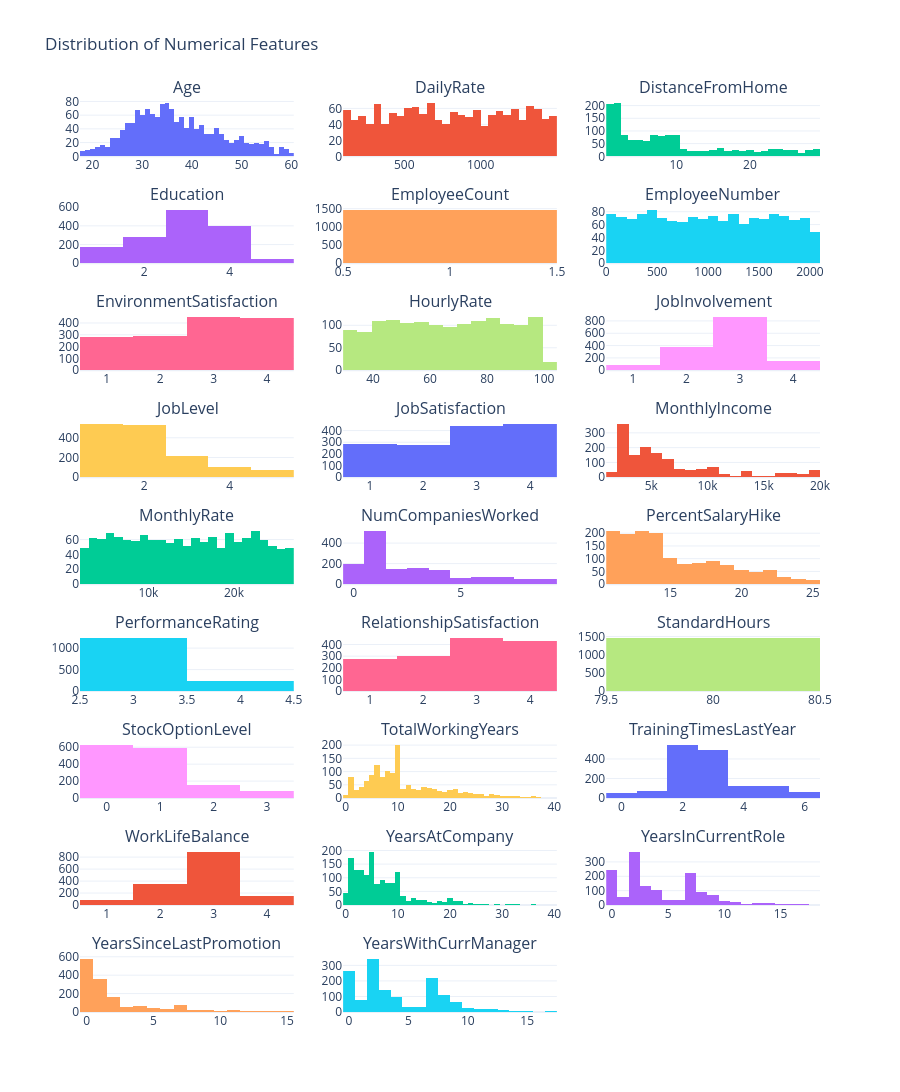

The notebook cell this image was saved under:
### Code cell
from plotly.subplots import make_subplots
import plotly.graph_objects as go

rows = 9
cols = 3

fig = make_subplots(
    rows=rows,
    cols=cols,
    subplot_titles=numerical_columns
)

for index, column in enumerate(numerical_columns):

    r = index // cols + 1
    c = index % cols + 1

    fig.add_trace(
        go.Histogram(
            x=df[column],
            showlegend=False
        ),
        row=r,
        col=c
    )

fig.update_layout(
    height=2600,
    title="Distribution of Numerical Features"
)

fig.show()

### Figure 1 — Plotly figure (JSON) as saved in the notebook; plotly's stock layout.template omitted (floating-point values rounded to 4 significant figures; data arrays with more than 128 entries replaced by an {"elided": "..."} marker saying what was removed)
{"data": [{"showlegend": false, "type": "histogram", "x": {"elided": "1470 int values"}, "xaxis": "x", "yaxis": "y"}, {"showlegend": false, "type": "histogram", "x": {"elided": "1470 int values"}, "xaxis": "x2", "yaxis": "y2"}, {"showlegend": false, "type": "histogram", "x": {"elided": "1470 int values"}, "xaxis": "x3", "yaxis": "y3"}, {"showlegend": false, "type": "histogram", "x": {"elided": "1470 int values"}, "xaxis": "x4", "yaxis": "y4"}, {"showlegend": false, "type": "histogram", "x": {"elided": "1470 int values"}, "xaxis": "x5", "yaxis": "y5"}, {"showlegend": false, "type": "histogram", "x": {"elided": "1470 int values"}, "xaxis": "x6", "yaxis": "y6"}, {"showlegend": false, "type": "histogram", "x": {"elided": "1470 int values"}, "xaxis": "x7", "yaxis": "y7"}, {"showlegend": false, "type": "histogram", "x": {"elided": "1470 int values"}, "xaxis": "x8", "yaxis": "y8"}, {"showlegend": false, "type": "histogram", "x": {"elided": "1470 int values"}, "xaxis": "x9", "yaxis": "y9"}, {"showlegend": false, "type": "histogram", "x": {"elided": "1470 int values"}, "xaxis": "x10", "yaxis": "y10"}, {"showlegend": false, "type": "histogram", "x": {"elided": "1470 int values"}, "xaxis": "x11", "yaxis": "y11"}, {"showlegend": false, "type": "histogram", "x": {"elided": "1470 int values"}, "xaxis": "x12", "yaxis": "y12"}, {"showlegend": false, "type": "histogram", "x": {"elided": "1470 int values"}, "xaxis": "x13", "yaxis": "y13"}, {"showlegend": false, "type": "histogram", "x": {"elided": "1470 int values"}, "xaxis": "x14", "yaxis": "y14"}, {"showlegend": false, "type": "histogram", "x": {"elided": "1470 int values"}, "xaxis": "x15", "yaxis": "y15"}, {"showlegend": false, "type": "histogram", "x": {"elided": "1470 int values"}, "xaxis": "x16", "yaxis": "y16"}, {"showlegend": false, "type": "histogram", "x": {"elided": "1470 int values"}, "xaxis": "x17", "yaxis": "y17"}, {"showlegend": false, "type": "histogram", "x": {"elided": "1470 int values"}, "xaxis": "x18", "yaxis": "y18"}, {"showlegend": false, "type": "histogram", "x": {"elided": "1470 int values"}, "xaxis": "x19", "yaxis": "y19"}, {"showlegend": false, "type": "histogram", "x": {"elided": "1470 int values"}, "xaxis": "x20", "yaxis": "y20"}, {"showlegend": false, "type": "histogram", "x": {"elided": "1470 int values"}, "xaxis": "x21", "yaxis": "y21"}, {"showlegend": false, "type": "histogram", "x": {"elided": "1470 int values"}, "xaxis": "x22", "yaxis": "y22"}, {"showlegend": false, "type": "histogram", "x": {"elided": "1470 int values"}, "xaxis": "x23", "yaxis": "y23"}, {"showlegend": false, "type": "histogram", "x": {"elided": "1470 int values"}, "xaxis": "x24", "yaxis": "y24"}, {"showlegend": false, "type": "histogram", "x": {"elided": "1470 int values"}, "xaxis": "x25", "yaxis": "y25"}, {"showlegend": false, "type": "histogram", "x": {"elided": "1470 int values"}, "xaxis": "x26", "yaxis": "y26"}], "layout": {"annotations": [{"font": {"size": 16}, "showarrow": false, "text": "Age", "x": 0.1444, "xanchor": "center", "xref": "paper", "y": 1, "yanchor": "bottom", "yref": "paper"}, {"font": {"size": 16}, "showarrow": false, "text": "DailyRate", "x": 0.5, "xanchor": "center", "xref": "paper", "y": 1, "yanchor": "bottom", "yref": "paper"}, {"font": {"size": 16}, "showarrow": false, "text": "DistanceFromHome", "x": 0.8556, "xanchor": "center", "xref": "paper", "y": 1, "yanchor": "bottom", "yref": "paper"}, {"font": {"size": 16}, "showarrow": false, "text": "Education", "x": 0.1444, "xanchor": "center", "xref": "paper", "y": 0.8827, "yanchor": "bottom", "yref": "paper"}, {"font": {"size": 16}, "showarrow": false, "text": "EmployeeCount", "x": 0.5, "xanchor": "center", "xref": "paper", "y": 0.8827, "yanchor": "bottom", "yref": "paper"}, {"font": {"size": 16}, "showarrow": false, "text": "EmployeeNumber", "x": 0.8556, "xanchor": "center", "xref": "paper", "y": 0.8827, "yanchor": "bottom", "yref": "paper"}, {"font": {"size": 16}, "showarrow": false, "text": "EnvironmentSatisfaction", "x": 0.1444, "xanchor": "center", "xref": "paper", "y": 0.7654, "yanchor": "bottom", "yref": "paper"}, {"font": {"size": 16}, "showarrow": false, "text": "HourlyRate", "x": 0.5, "xanchor": "center", "xref": "paper", "y": 0.7654, "yanchor": "bottom", "yref": "paper"}, {"font": {"size": 16}, "showarrow": false, "text": "JobInvolvement", "x": 0.8556, "xanchor": "center", "xref": "paper", "y": 0.7654, "yanchor": "bottom", "yref": "paper"}, {"font": {"size": 16}, "showarrow": false, "text": "JobLevel", "x": 0.1444, "xanchor": "center", "xref": "paper", "y": 0.6481, "yanchor": "bottom", "yref": "paper"}, {"font": {"size": 16}, "showarrow": false, "text": "JobSatisfaction", "x": 0.5, "xanchor": "center", "xref": "paper", "y": 0.6481, "yanchor": "bottom", "yref": "paper"}, {"font": {"size": 16}, "showarrow": false, "text": "MonthlyIncome", "x": 0.8556, "xanchor": "center", "xref": "paper", "y": 0.6481, "yanchor": "bottom", "yref": "paper"}, {"font": {"size": 16}, "showarrow": false, "text": "MonthlyRate", "x": 0.1444, "xanchor": "center", "xref": "paper", "y": 0.5309, "yanchor": "bottom", "yref": "paper"}, {"font": {"size": 16}, "showarrow": false, "text": "NumCompaniesWorked", "x": 0.5, "xanchor": "center", "xref": "paper", "y": 0.5309, "yanchor": "bottom", "yref": "paper"}, {"font": {"size": 16}, "showarrow": false, "text": "PercentSalaryHike", "x": 0.8556, "xanchor": "center", "xref": "paper", "y": 0.5309, "yanchor": "bottom", "yref": "paper"}, {"font": {"size": 16}, "showarrow": false, "text": "PerformanceRating", "x": 0.1444, "xanchor": "center", "xref": "paper", "y": 0.4136, "yanchor": "bottom", "yref": "paper"}, {"font": {"size": 16}, "showarrow": false, "text": "RelationshipSatisfaction", "x": 0.5, "xanchor": "center", "xref": "paper", "y": 0.4136, "yanchor": "bottom", "yref": "paper"}, {"font": {"size": 16}, "showarrow": false, "text": "StandardHours", "x": 0.8556, "xanchor": "center", "xref": "paper", "y": 0.4136, "yanchor": "bottom", "yref": "paper"}, {"font": {"size": 16}, "showarrow": false, "text": "StockOptionLevel", "x": 0.1444, "xanchor": "center", "xref": "paper", "y": 0.2963, "yanchor": "bottom", "yref": "paper"}, {"font": {"size": 16}, "showarrow": false, "text": "TotalWorkingYears", "x": 0.5, "xanchor": "center", "xref": "paper", "y": 0.2963, "yanchor": "bottom", "yref": "paper"}, {"font": {"size": 16}, "showarrow": false, "text": "TrainingTimesLastYear", "x": 0.8556, "xanchor": "center", "xref": "paper", "y": 0.2963, "yanchor": "bottom", "yref": "paper"}, {"font": {"size": 16}, "showarrow": false, "text": "WorkLifeBalance", "x": 0.1444, "xanchor": "center", "xref": "paper", "y": 0.179, "yanchor": "bottom", "yref": "paper"}, {"font": {"size": 16}, "showarrow": false, "text": "YearsAtCompany", "x": 0.5, "xanchor": "center", "xref": "paper", "y": 0.179, "yanchor": "bottom", "yref": "paper"}, {"font": {"size": 16}, "showarrow": false, "text": "YearsInCurrentRole", "x": 0.8556, "xanchor": "center", "xref": "paper", "y": 0.179, "yanchor": "bottom", "yref": "paper"}, {"font": {"size": 16}, "showarrow": false, "text": "YearsSinceLastPromotion", "x": 0.1444, "xanchor": "center", "xref": "paper", "y": 0.06173, "yanchor": "bottom", "yref": "paper"}, {"font": {"size": 16}, "showarrow": false, "text": "YearsWithCurrManager", "x": 0.5, "xanchor": "center", "xref": "paper", "y": 0.06173, "yanchor": "bottom", "yref": "paper"}], "height": 2600, "title": {"text": "Distribution of Numerical Features"}, "xaxis": {"anchor": "y", "domain": [0, 0.2889]}, "xaxis10": {"anchor": "y10", "domain": [0, 0.2889]}, "xaxis11": {"anchor": "y11", "domain": [0.3556, 0.6444]}, "xaxis12": {"anchor": "y12", "domain": [0.7111, 1]}, "xaxis13": {"anchor": "y13", "domain": [0, 0.2889]}, "xaxis14": {"anchor": "y14", "domain": [0.3556, 0.6444]}, "xaxis15": {"anchor": "y15", "domain": [0.7111, 1]}, "xaxis16": {"anchor": "y16", "domain": [0, 0.2889]}, "xaxis17": {"anchor": "y17", "domain": [0.3556, 0.6444]}, "xaxis18": {"anchor": "y18", "domain": [0.7111, 1]}, "xaxis19": {"anchor": "y19", "domain": [0, 0.2889]}, "xaxis2": {"anchor": "y2", "domain": [0.3556, 0.6444]}, "xaxis20": {"anchor": "y20", "domain": [0.3556, 0.6444]}, "xaxis21": {"anchor": "y21", "domain": [0.7111, 1]}, "xaxis22": {"anchor": "y22", "domain": [0, 0.2889]}, "xaxis23": {"anchor": "y23", "domain": [0.3556, 0.6444]}, "xaxis24": {"anchor": "y24", "domain": [0.7111, 1]}, "xaxis25": {"anchor": "y25", "domain": [0, 0.2889]}, "xaxis26": {"anchor": "y26", "domain": [0.3556, 0.6444]}, "xaxis27": {"anchor": "y27", "domain": [0.7111, 1]}, "xaxis3": {"anchor": "y3", "domain": [0.7111, 1]}, "xaxis4": {"anchor": "y4", "domain": [0, 0.2889]}, "xaxis5": {"anchor": "y5", "domain": [0.3556, 0.6444]}, "xaxis6": {"anchor": "y6", "domain": [0.7111, 1]}, "xaxis7": {"anchor": "y7", "domain": [0, 0.2889]}, "xaxis8": {"anchor": "y8", "domain": [0.3556, 0.6444]}, "xaxis9": {"anchor": "y9", "domain": [0.7111, 1]}, "yaxis": {"anchor": "x", "domain": [0.9383, 1]}, "yaxis10": {"anchor": "x10", "domain": [0.5864, 0.6481]}, "yaxis11": {"anchor": "x11", "domain": [0.5864, 0.6481]}, "yaxis12": {"anchor": "x12", "domain": [0.5864, 0.6481]}, "yaxis13": {"anchor": "x13", "domain": [0.4691, 0.5309]}, "yaxis14": {"anchor": "x14", "domain": [0.4691, 0.5309]}, "yaxis15": {"anchor": "x15", "domain": [0.4691, 0.5309]}, "yaxis16": {"anchor": "x16", "domain": [0.3519, 0.4136]}, "yaxis17": {"anchor": "x17", "domain": [0.3519, 0.4136]}, "yaxis18": {"anchor": "x18", "domain": [0.3519, 0.4136]}, "yaxis19": {"anchor": "x19", "domain": [0.2346, 0.2963]}, "yaxis2": {"anchor": "x2", "domain": [0.9383, 1]}, "yaxis20": {"anchor": "x20", "domain": [0.2346, 0.2963]}, "yaxis21": {"anchor": "x21", "domain": [0.2346, 0.2963]}, "yaxis22": {"anchor": "x22", "domain": [0.1173, 0.179]}, "yaxis23": {"anchor": "x23", "domain": [0.1173, 0.179]}, "yaxis24": {"anchor": "x24", "domain": [0.1173, 0.179]}, "yaxis25": {"anchor": "x25", "domain": [0, 0.06173]}, "yaxis26": {"anchor": "x26", "domain": [0, 0.06173]}, "yaxis27": {"anchor": "x27", "domain": [0, 0.06173]}, "yaxis3": {"anchor": "x3", "domain": [0.9383, 1]}, "yaxis4": {"anchor": "x4", "domain": [0.821, 0.8827]}, "yaxis5": {"anchor": "x5", "domain": [0.821, 0.8827]}, "yaxis6": {"anchor": "x6", "domain": [0.821, 0.8827]}, "yaxis7": {"anchor": "x7", "domain": [0.7037, 0.7654]}, "yaxis8": {"anchor": "x8", "domain": [0.7037, 0.7654]}, "yaxis9": {"anchor": "x9", "domain": [0.7037, 0.7654]}}}
